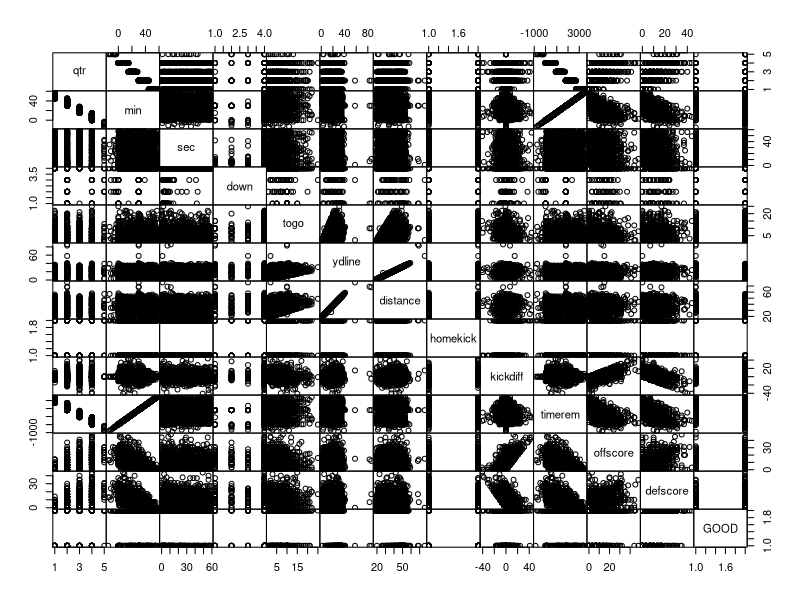
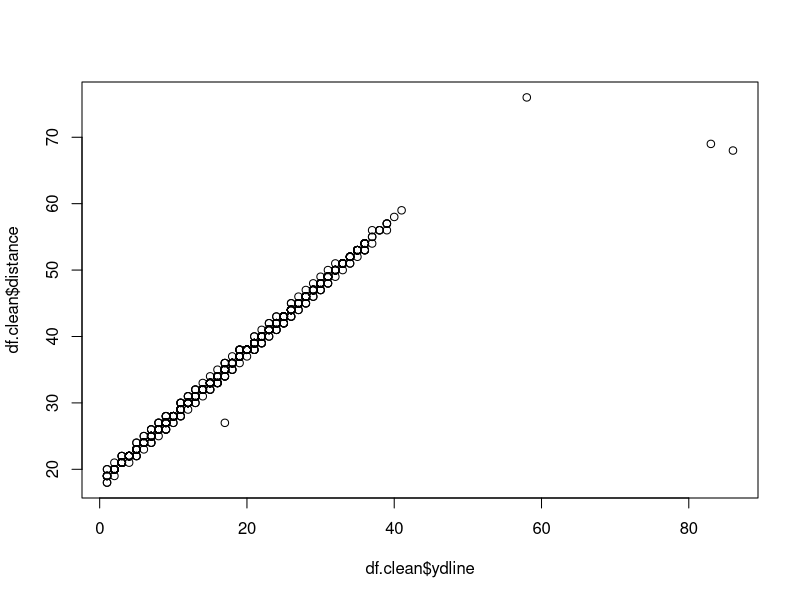
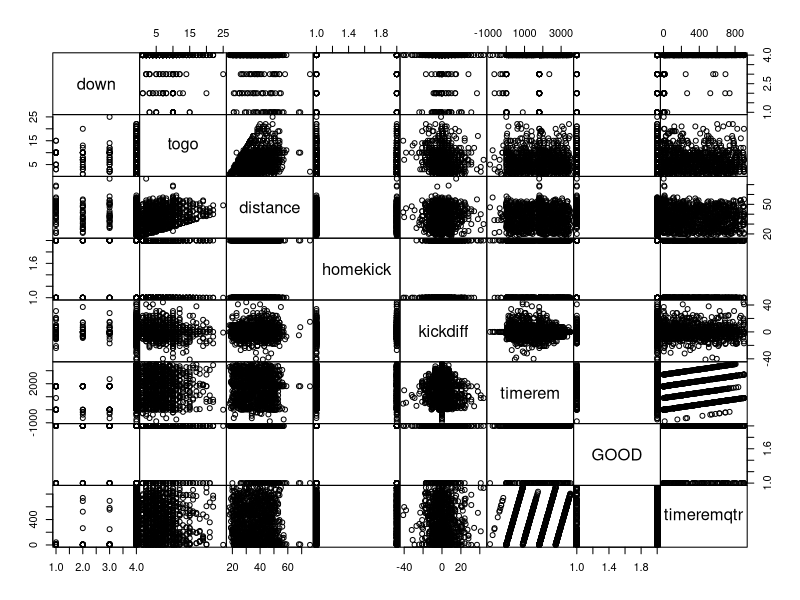
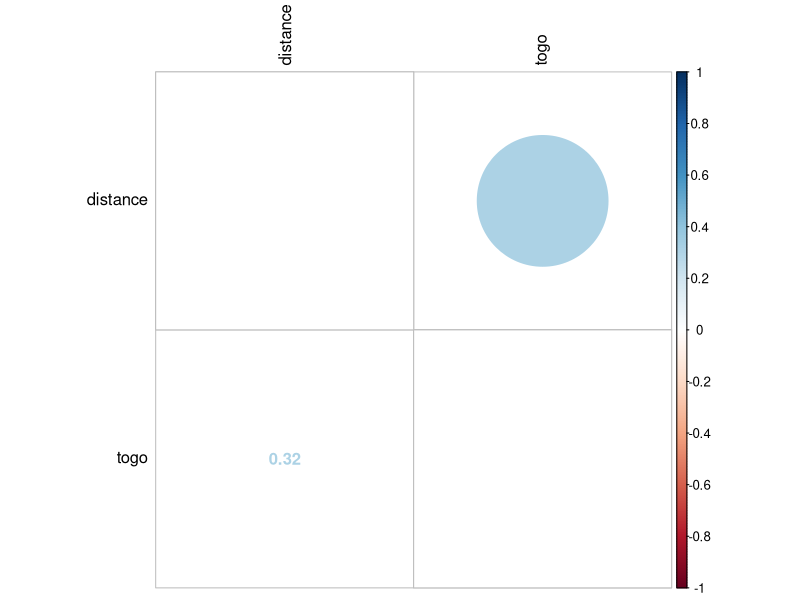
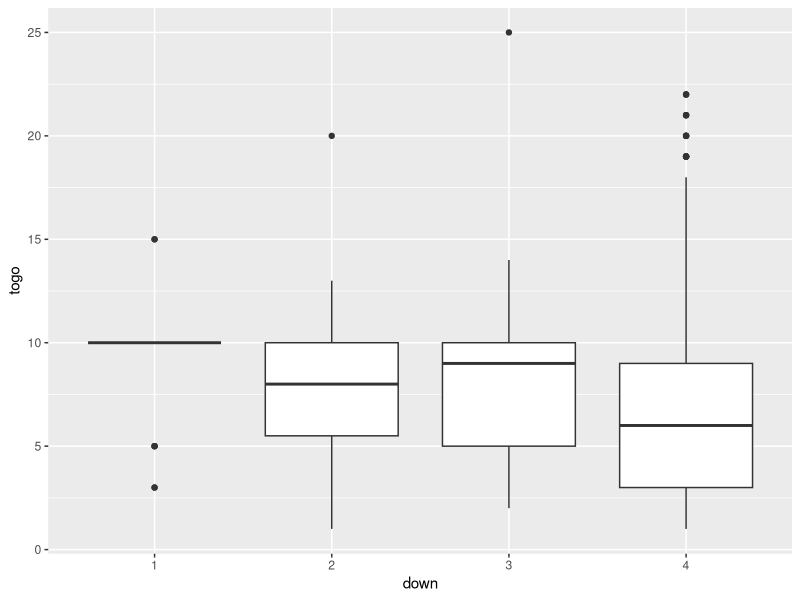
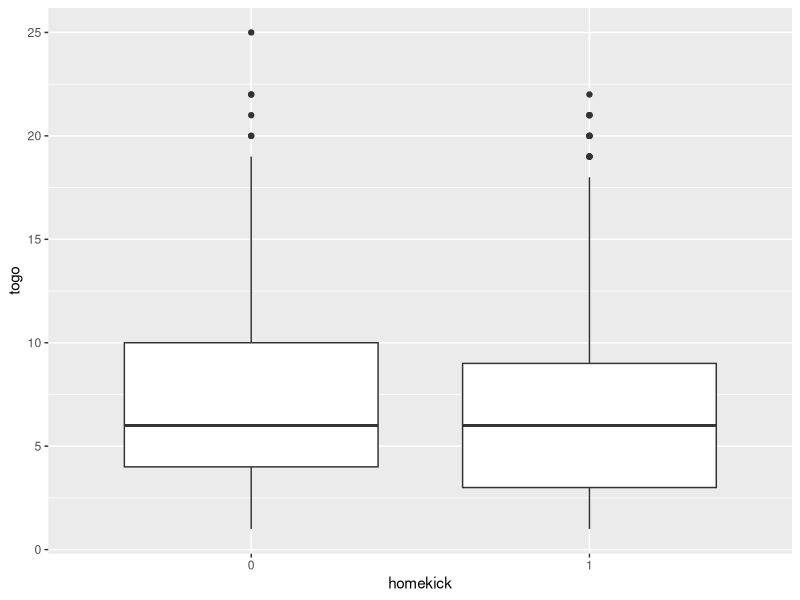
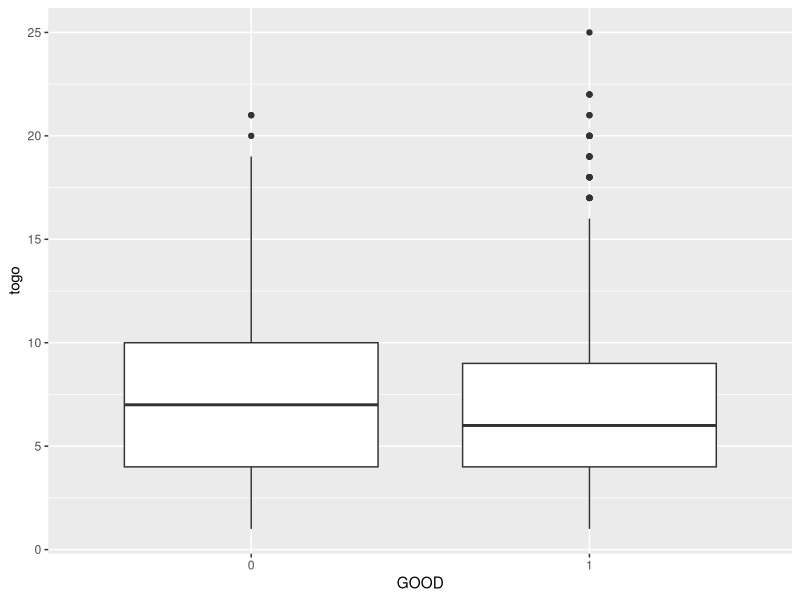
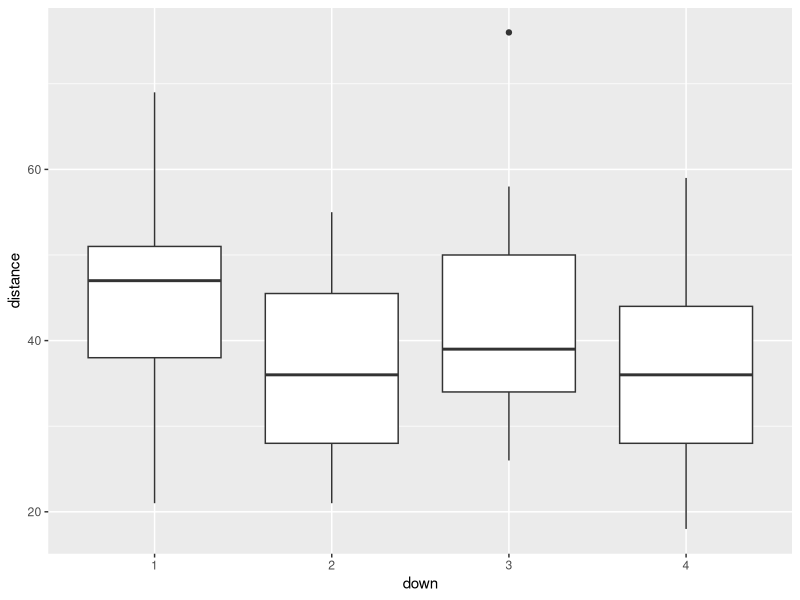

Recreate these plots in R, in order.
#Read in the data
df.orig <- read.csv("data/nfl2008_fga.csv")
names(df.orig)

#Number of rows
length(df.orig$GameDate)

#Gets the number of NA's in the dataset
missing <- colSums(is.na(df.orig))
missing

#Put the data into a new dataframe to clean
df.clean <- df.orig

#DET vs GB information (about the NA)
#https://www.pro-football-reference.com/boxscores/200812280gnb.htm
#NYG vs ARI information (about the NA)
#https://www.pro-football-reference.com/boxscores/200811230crd.htm

#By logic and the websites, down has to be 1 and togo has to be 10
df.clean$down[df.clean$HomeTeam == "ARI" & df.clean$AwayTeam == "NYG" & df.clean$GameDate == 20081123 & df.clean$timerem == 1811] <- 1
df.clean$togo[df.clean$HomeTeam == "ARI" & df.clean$AwayTeam == "NYG" & df.clean$GameDate == 20081123 & df.clean$timerem == 1811] <- 10
df.clean$down[df.clean$HomeTeam == "GB" & df.clean$AwayTeam == "DET" & df.clean$GameDate == 20081228 & df.clean$timerem == 1807] <- 1
df.clean$togo[df.clean$HomeTeam == "GB" & df.clean$AwayTeam == "DET" & df.clean$GameDate == 20081228 & df.clean$timerem == 1807] <- 10

#Gets the number of NA's in the dataset
colSums(is.na(df.clean))

#Make a factor: qtr, down, GOOD, homekick
df.clean$qtr <- as.factor(df.clean$qtr)
df.clean$down <- as.factor(df.clean$down)
df.clean$GOOD <- as.factor(df.clean$GOOD)
df.clean$homekick <- as.factor(df.clean$homekick)

#Remove Missed and Blocked because they are also part of the response
df.clean$Missed <- NULL
df.clean$Blocked <- NULL

#GameDate won't help for future predictions
#Name and Kicker won't help for future predictions
#season is always 2008
df.clean$GameDate <- NULL
df.clean$name <- NULL
df.clean$kicker <- NULL
df.clean$season <- NULL

#We don't need AwayTeam or HomeTeam
df.clean$HomeTeam <- NULL
df.clean$AwayTeam <- NULL

#We don't care who the kick team is, just
#if the team is at home or away (homekick)
df.clean$kickteam <- NULL
df.clean$def <- NULL

pairs(df.clean, gap=0)

#Outliers visible in ydline vs distance
plot(df.clean$ydline, df.clean$distance)
#ydline is wrong on these
df.clean[df.clean$ydline > 50,]
#This is no problem because distance is fine and we are removing ydline
#ydline and distance are equivelent
df.clean$ydline <- NULL

#----------RUN CONTINUOUS CORRELATION SECTION AND COME BACK HERE

#timerem is correlated with qtr,min,sec
#Creating a new column "Time Remaining in Quarter" (timeremqtr)
df.clean$timeremqtr <- (df.clean$timerem - (4 - as.numeric(df.clean$qtr))*15*60)
#Don't need min, sec: they are redundant
df.clean$min <- NULL
df.clean$sec <- NULL

#kickdiff is correlated with offscore and defscore
#We will just keep the difference in score
df.clean$offscore <- NULL
df.clean$defscore <- NULL

xtabs(~qtr + down, data = df.clean)       #PROBLEM HERE, several 0's
xtabs(~qtr + homekick, data = df.clean)   #PROBLEM HERE qtr 5, few values
xtabs(~qtr + GOOD, data = df.clean)       #PROBLEM HERE qtr 5, few values
xtabs(~down + homekick, data = df.clean)
xtabs(~down + GOOD, data = df.clean)
xtabs(~homekick + GOOD, data = df.clean)

#Removing qtr because it is problematic, it does
#not have enough of some values, see xtabs above
df.clean$qtr <- NULL

pairs(df.clean, gap=0)

#-----------CORRELATION OF CONTINUOUS---------------------------------------------
library(corrplot)
df.clean.numeric <- df.clean[, sapply(df.clean, is.numeric)]
#Correlations of all numeric variables
df.clean.allcor <- cor(df.clean.numeric, use="pairwise.complete.obs")
#The cutoff point for correlation, currently randomly assigned
corr_amt <- 0.3

#Finds rows [A,B,123], [B,A,123] and removes them (duplicates)
rmCorDup <- function(res)
{
  rmrow <- numeric()
  len <- length(res$Var1)
  for( i in c(1:(len-1)) )
  {
    num <- i+1
    for(j in c(num:len))
    {
      if( (res[i,1] == res[j,2]) & (res[i,2] == res[j,1]) )
      {
        rmrow <- c(rmrow, j)
      }
    }
  }
  res <- res[-rmrow,]
  res
}

#Gets a list of all correlations with higher than 'corr_amt' of correlation
df.clean.highcor <- rmCorDup(subset(as.data.frame(as.table(df.clean.allcor)), (abs(Freq) > corr_amt) & (abs(Freq) < 1)))
df.clean.highcor
#Vector of the names of the columns with high correlation
df.clean.highcor.names <- unique( c(as.vector(df.clean.highcor$Var1), as.vector(df.clean.highcor$Var2)) )

#Creates a matrix of high correlation for the graphic
df.clean.highcor.matrix <- df.clean.allcor[df.clean.highcor.names, df.clean.highcor.names]
#Creates the high correlation graphic
corrplot.mixed(df.clean.highcor.matrix, tl.col="black", tl.pos = "lt")

#------CORRELATION OF MIXED------------------------------------------------
library(ggplot2)

df.clean.num1 <- df.clean[, sapply(df.clean, is.numeric)]
df.clean.cat1 <- df.clean[, sapply(df.clean, is.factor)]

for(i in c(1:ncol(df.clean.num1)) )
{
  for(j in c(1:ncol(df.clean.cat1)) )
  {
    plot <- ggplot(NULL, aes(df.clean.cat1[,j], df.clean.num1[,i])) +
      geom_boxplot() +
      xlab(names(df.clean.cat1)[j]) +
      ylab(names(df.clean.num1)[i])
    print(plot)
  }
}

#Most questionable ones from visual inspection
#timeremqtr, down
plot <- ggplot(df.clean, aes(down, timeremqtr)) +
  geom_boxplot() +
  xlab("down") +
  ylab("timeremqtr")
print(plot)
#Kruskal-Wallis ANOVA
fit <- kruskal.test(timeremqtr~down, data = df.clean)
fit

#timerem, down
plot <- ggplot(df.clean, aes(down, timerem)) +
  geom_boxplot() +
  xlab("down") +
  ylab("timeremqtr")
print(plot)
#Kruskal-Wallis ANOVA
fit <- kruskal.test(timerem~down, data = df.clean)
fit

#down, togo
plot <- ggplot(df.clean, aes(down, togo)) +
  geom_boxplot() +
  xlab("down") +
  ylab("timeremqtr")
print(plot)
fit <- kruskal.test(togo~down, data = df.clean)
fit

#Each of these ANOVAs indicate that the values are highly correlated
#(all p-values <3.637e-07)

#Because each of these are highly associated with 'down' we remove down
df.clean$down <- NULL

#------CORRELATION OF CATEGORICAL------------------------------------------
#MANTEL-HAENSZEL?

#pairs plot with GOOD colored into it
pairs(df.clean[,c(1:5, 7)], col = (as.numeric(df.clean$GOOD)+1) )

#=============================OBJECTIVE 1=====================================

#-----------------TRAINING/TEST SET FOR BOTH-----------------------------
## 75% of the sample size
smp_size <- floor(0.5 * nrow(df.clean))
set.seed(123)
train_ind <- sample(seq_len(nrow(df.clean)), size = smp_size)
df.train <- df.clean[train_ind, ]
df.test <- df.clean[-train_ind, ]

#-----Logistic Regression---------------------------------------------------
library(caret)

#JUST AN EXAMPLE
# 5 fold cross validation
train_control <- trainControl(method = "cv", number = 5)
#Stepwise with the cross validation
df.fit1 <- train(GOOD ~ ., data = df.train, trControl = train_control, method = "glmStepAIC", family=binomial())
summary(df.fit1)

#=============================OBJECTIVE 2======================================

# 5 fold cross validation
train_control <- trainControl(method = "cv", number = 5)
# Initial test with including all interaction terms
df.fit2 <- train(GOOD ~ .^2, data = df.train, trControl = train_control, method = "glmStepAIC", family=binomial())
# print cv stepwise scores
summary(df.fit2)

confusionMatrix(predict(df.fit2, newdata = df.test), df.test$GOOD)

#-----LDA after correlation/collinear fixed?--------------------------------
library(MASS)
df.clean.lda <- lda(GOOD~., data = df.clean)




